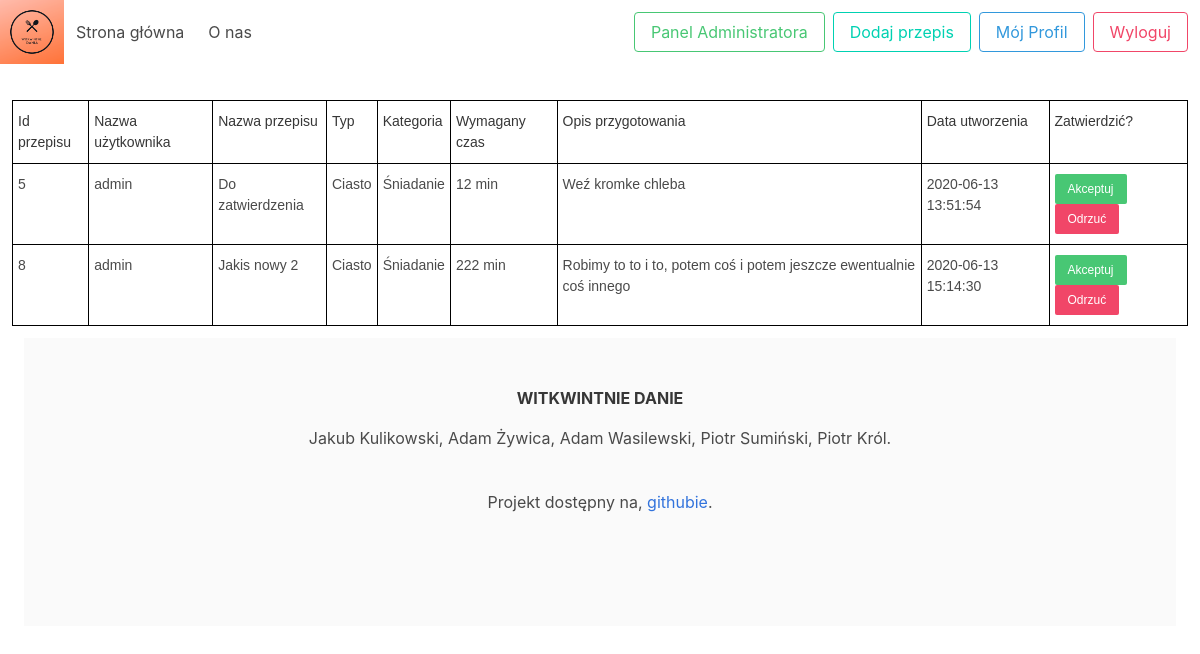
Page /admin (signed in) on the earlier database version.
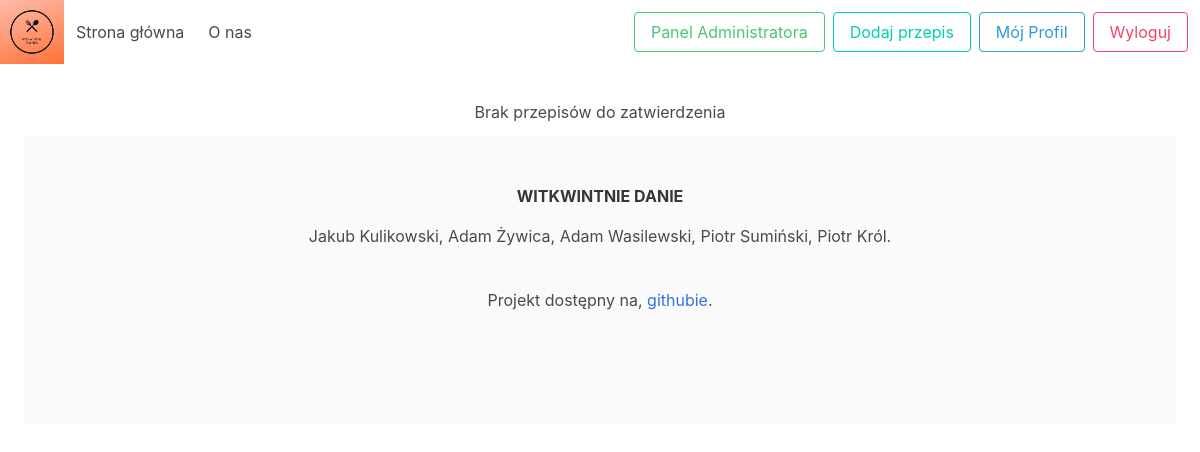
Same page on the later database version.
### tables this page shows
CREATE TABLE `recipes` (
  `recipe_id` INTEGER PRIMARY KEY AUTOINCREMENT,
  `user_id` INTEGER,
  `type_of_food_id` INTEGER,
  `food_category_id` INTEGER,
  `name` TEXT UNIQUE NOT NULL,
  `creation_date` DATE NOT NULL DEFAULT (DATETIME('now', 'localtime')),
  `description` TEXT NOT NULL,
  `rating` INTEGER CHECK (rating BETWEEN 1 AND 10),
  `checked` BOOLEAN NOT NULL DEFAULT 0 CHECK(checked IN (0,1)),
  `time_required` INTEGER NOT NULL,
  `views` INTEGER DEFAULT 0 CHECK ( views >= 0 ),
  CONSTRAINT recipes_user_id_fk
      FOREIGN KEY (user_id) REFERENCES users(user_id) ON DELETE SET NULL,
  CONSTRAINT recipes_type_of_food_id_fk
      FOREIGN KEY (type_of_food_id) REFERENCES types_of_food (type_of_food_id) ON DELETE RESTRICT,
  CONSTRAINT recipes_food_category_id_fk
      FOREIGN KEY (food_category_id) REFERENCES food_categories (food_category_id) ON DELETE RESTRICT
);

CREATE TABLE `users` (
  `user_id` INTEGER PRIMARY KEY AUTOINCREMENT,
  `username` TEXT UNIQUE NOT NULL,
  `creation_date` DATE NOT NULL DEFAULT (DATETIME('now', 'localtime')),
  `last_login_date` DATE CHECK ( last_login_date >= creation_date ),
  `role_id` INTEGER NOT NULL,
  `cooking_level_id` INTEGER,
  `sex` TEXT CHECK (sex IN ('F','M')),
  `password` TEXT NOT NULL,
  CONSTRAINT users_role_id_fk
      FOREIGN KEY (role_id) REFERENCES roles (role_id) ON DELETE RESTRICT,
  CONSTRAINT users_cooking_levels_id_fk
      FOREIGN KEY (cooking_level_id) REFERENCES cooking_levels (cooking_level_id) ON DELETE RESTRICT
);

CREATE TABLE `types_of_food` (
  `type_of_food_id` INTEGER PRIMARY KEY AUTOINCREMENT,
  `name` TEXT UNIQUE NOT NULL
);

CREATE TABLE `food_categories` (
  `food_category_id` INTEGER PRIMARY KEY AUTOINCREMENT,
  `name` TEXT UNIQUE NOT NULL
);

### app/utils/sessions.py (the view)
    def decorator(*args, **kwargs):
        if session['user']['role_name'].lower() == 'administrator':
            return f(*args, **kwargs)
        else:
            return redirect(url_for('.index'))

### app/db.py (called while the page is built)
def get_db():
    db = getattr(g, _DB_PROPERTY, None)
    if db is None:
        db = sqlite3.connect(Config.DB_FILE)
        setattr(g, _DB_PROPERTY, db)
    return db

def query_db_object(query, *args, one=False, commit=False):
    db = get_db()
    cursor = db.cursor()
    cursor.execute(query, args)
    r = []
    for i in cursor.fetchall():
        r.append(dict(zip([x[0] for x in cursor.description], i)))
    if commit:
        db.commit()
    if r and one:
        return r[0]
    else:
        return r

### app/routes.py (called while the page is built)
@app.route('/admin')
@login_required
@admin_required
def admin():
    return render_template('administrator.html',
                           recipes_to_check=r.get_recipes_list(False),
                           users=u.get_all_users())

### app/utils/recipies.py (called while the page is built)
def get_recipes_list(checked=None):
    sql = """
        SELECT r.recipe_id,
            r.user_id, u.username,
            r.type_of_food_id, tf.name AS type_of_food,
            r.food_category_id, fc.name AS food_category,
            r.name, r.creation_date, r.description, r.rating, r.checked, r.time_required, r.views
        FROM recipes r
        INNER JOIN users u USING(user_id)
        INNER JOIN types_of_food tf USING(type_of_food_id)
        INNER JOIN food_categories fc USING(food_category_id)
    """
    if checked is True:
        return query_db_object(sql + " WHERE checked = 1")
    elif checked is False:
        return query_db_object(sql + " WHERE checked = 0")
    else:
        return query_db_object(sql)

### app/utils/sessions.py (called while the page is built)
def login_required(f):
    def decorator(*args, **kwargs):
        if 'user' in session:
            return f(*args, **kwargs)
        else:
            return redirect(url_for('.login'))
    decorator.__name__ = f.__name__
    return decorator

def admin_required(f):
    def decorator(*args, **kwargs):
        if session['user']['role_name'].lower() == 'administrator':
            return f(*args, **kwargs)
        else:
            return redirect(url_for('.index'))
    decorator.__name__ = f.__name__
    return decorator

### app/utils/users.py (called while the page is built)
def get_all_users():
    return query_db_object("""
        SELECT u.user_id, u.username, u.creation_date, u.last_login_date,
            u.role_id, r.name AS role,
            u.cooking_level_id, cl.name AS cooking_level,
            u.sex
        FROM users u
        INNER JOIN roles r USING (role_id)
        INNER JOIN cooking_levels cl USING (cooking_level_id)
    """)

### app/templates/administrator.html (shortened to what this page needs)
<!DOCTYPE html>
<html>
<head>
  <link rel="stylesheet" href="/static/css/bulma.css">
</head>
<body>
  <nav class="navbar" role="navigation" aria-label="main navigation">
    <div class="navbar-brand">
      <a class="image is-64x64">
        <img src="/static/img/logo.png" width=auto height=auto>
      </a>
    </div>
    <div id="navbarBasicExample" class="navbar-menu">
      <div class="navbar-start">
        <a href="{{ url_for('main.index') }}" class="navbar-item">
          Strona główna
        </a>
        <a href="{{ url_for('main.about_us') }}" class="navbar-item">
          O nas
        </a>
      </div>
      <div class="navbar-end">
        <div class="navbar-item">
          <div class="buttons">
            {% if session.user is defined %}
            {% if session.user.role_name == "Administrator" %}
            <a href="{{ url_for('main.admin') }}" class="button is-success is-outlined">
              Panel Administratora
            </a>
            {% endif %}
            <a href="{{ url_for('main.new_recipe') }}" class="button is-primary is-outlined">
              Dodaj przepis
            </a>
            <a href="{{ url_for('main.user_profile') }}" class="button is-info is-outlined">
              Mój Profil
              <a href="{{ url_for('main.logout') }}" class="button is-danger is-outlined">
                Wyloguj
                {% else %}
                <a href="{{ url_for('main.register') }}" class="button is-primary">
                  <strong>Rejestracja</strong>
                </a>
                <a href="{{ url_for('main.login') }}" class="button is-light">
                  Logowanie
                {% endif %}
                </a>
          </div>
        </div>
      </div>
    </div>
  </nav>
  <section class="section">
    <div class="columns is-centered">
      <div class="control">
      {% if recipes_to_check %}
        <table class="tg">
          <thead>
          <tr>
              <th class="tg-0lax">Id przepisu</th>
              <th class="tg-0lax">Nazwa użytkownika</th>
              <th class="tg-0lax">Nazwa przepisu</th>
              <th class="tg-0lax"><span style="font-weight:400;font-style:normal">Typ</span></th>
              <th class="tg-0lax"><span style="font-weight:400;font-style:normal">Kategoria</span></th>
              <th class="tg-0lax">Wymagany czas</th>
              <th class="tg-0lax">Opis przygotowania</th>
              <th class="tg-0lax"><span style="font-weight:400;font-style:normal">Data utworzenia</span></th>
              <th class="tg-0lax">Zatwierdzić?</th>
          </tr>
          </thead>
          <tbody>
          {% for recipe in recipes_to_check %}
              <tr>
              <td class="tg-0lax">{{ recipe.recipe_id }}</td>
              <td class="tg-0lax">{{ recipe.username }}</td>
              <td class="tg-0lax">{{ recipe.name }}</td>
              <td class="tg-0lax">{{ recipe.type_of_food }}</td>
              <td class="tg-0lax">{{ recipe.food_category }}</td>
              <td class="tg-0lax">{{ recipe.time_required }} min</td>
              <td class="tg-0lax">{{ recipe.description }}</td>
              <td class="tg-0lax">{{ recipe.creation_date }}</td>
              <td class="tg-0lax">
                  <a class="button is-success is-small" href="{{ url_for('main.accept_recipe', recipe_id=recipe.recipe_id) }}">Akceptuj</a>
                  <a class="button is-danger is-small" href="{{ url_for('main.delete_recipe', recipe_id=recipe.recipe_id) }}">Odrzuć</a>
              </td>
          </tr>
          {% endfor %}
          </tbody>
      </table>
      {% else %}
          <p>Brak przepisów do zatwierdzenia</p>
      {% endif %}
      </div>
    </div>
  <footer class="footer">
    <div class="content has-text-centered">
      <p>
        <strong>WITKWINTNIE DANIE</strong>
      <p>Jakub Kulikowski, Adam Żywica, Adam Wasilewski, Piotr Sumiński, Piotr Król. </p>
      <p>Projekt dostępny na,
        <a href="https://github.com/a-was/kuchniowy-raj">githubie</a>.
      </p>
      </p>
    </div>
  </footer>
</body>
</html>

Differences in the rows shown:
no longer on this page (row edited): recipes: recipe_id "5", username "admin", name "Do zatwierdzenia", type_of_food "Ciasto", food_category "Śniadanie", time_required "12", description "Weź kromke chleba", creation_date "2020-06-13 13:51:54"
no longer on this page (row edited): recipes: recipe_id "8", username "admin", name "Jakis nowy 2", type_of_food "Ciasto", food_category "Śniadanie", time_required "222", description "Robimy to to i to, potem coś i potem jeszcze ewentualnie coś innego", creation_date "2020-06-13 15:14:30"
Other differences:
text no longer shown: "Id przepisu Nazwa użytkownika Nazwa przepisu Typ Kategoria Wymagany czas Opis przygotowania Data utworzenia Zatwierdzić?"
text now shown: "Brak przepisów do zatwierdzenia"
